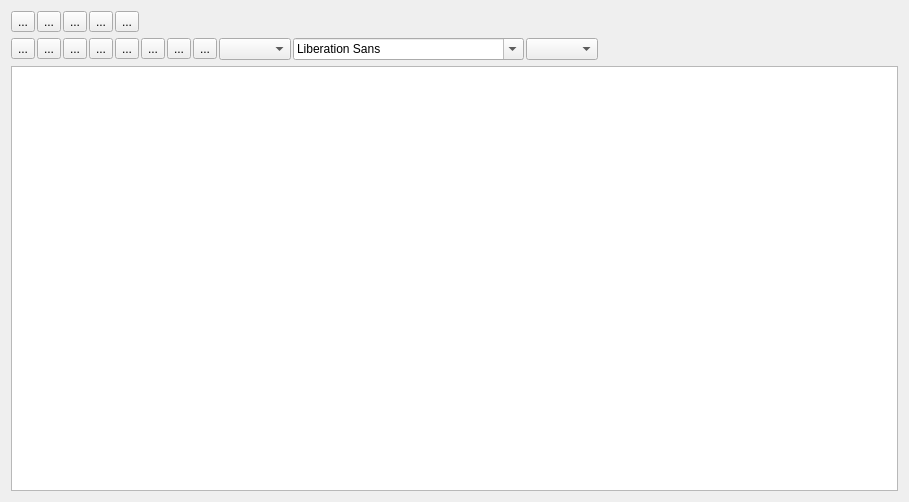
<ui version="4.0" >
 <class>IDiaryEditWidget</class>
 <widget class="QWidget" name="IDiaryEditWidget" >
  <property name="geometry" >
   <rect>
    <x>0</x>
    <y>0</y>
    <width>909</width>
    <height>502</height>
   </rect>
  </property>
  <property name="windowTitle" >
   <string>Form</string>
  </property>
  <layout class="QVBoxLayout" >
   <item>
    <layout class="QHBoxLayout" >
     <property name="spacing" >
      <number>2</number>
     </property>
     <item>
      <widget class="QToolButton" name="toolUndo" >
       <property name="text" >
        <string>...</string>
       </property>
       <property name="iconSize" >
        <size>
         <width>24</width>
         <height>24</height>
        </size>
       </property>
      </widget>
     </item>
     <item>
      <widget class="QToolButton" name="toolRedo" >
       <property name="text" >
        <string>...</string>
       </property>
       <property name="iconSize" >
        <size>
         <width>24</width>
         <height>24</height>
        </size>
       </property>
      </widget>
     </item>
     <item>
      <widget class="QToolButton" name="toolCut" >
       <property name="text" >
        <string>...</string>
       </property>
       <property name="iconSize" >
        <size>
         <width>24</width>
         <height>24</height>
        </size>
       </property>
      </widget>
     </item>
     <item>
      <widget class="QToolButton" name="toolCopy" >
       <property name="text" >
        <string>...</string>
       </property>
       <property name="iconSize" >
        <size>
         <width>24</width>
         <height>24</height>
        </size>
       </property>
      </widget>
     </item>
     <item>
      <widget class="QToolButton" name="toolPaste" >
       <property name="text" >
        <string>...</string>
       </property>
       <property name="iconSize" >
        <size>
         <width>24</width>
         <height>24</height>
        </size>
       </property>
      </widget>
     </item>
     <item>
      <spacer>
       <property name="orientation" >
        <enum>Qt::Horizontal</enum>
       </property>
       <property name="sizeHint" >
        <size>
         <width>40</width>
         <height>20</height>
        </size>
       </property>
      </spacer>
     </item>
    </layout>
   </item>
   <item>
    <layout class="QHBoxLayout" >
     <property name="spacing" >
      <number>2</number>
     </property>
     <item>
      <widget class="QToolButton" name="toolBold" >
       <property name="text" >
        <string>...</string>
       </property>
       <property name="iconSize" >
        <size>
         <width>24</width>
         <height>24</height>
        </size>
       </property>
      </widget>
     </item>
     <item>
      <widget class="QToolButton" name="toolItalic" >
       <property name="text" >
        <string>...</string>
       </property>
       <property name="iconSize" >
        <size>
         <width>24</width>
         <height>24</height>
        </size>
       </property>
      </widget>
     </item>
     <item>
      <widget class="QToolButton" name="toolUnder" >
       <property name="text" >
        <string>...</string>
       </property>
       <property name="iconSize" >
        <size>
         <width>24</width>
         <height>24</height>
        </size>
       </property>
      </widget>
     </item>
     <item>
      <widget class="QToolButton" name="toolLeft" >
       <property name="text" >
        <string>...</string>
       </property>
       <property name="iconSize" >
        <size>
         <width>24</width>
         <height>24</height>
        </size>
       </property>
      </widget>
     </item>
     <item>
      <widget class="QToolButton" name="toolCenter" >
       <property name="text" >
        <string>...</string>
       </property>
       <property name="iconSize" >
        <size>
         <width>24</width>
         <height>24</height>
        </size>
       </property>
      </widget>
     </item>
     <item>
      <widget class="QToolButton" name="toolRight" >
       <property name="text" >
        <string>...</string>
       </property>
       <property name="iconSize" >
        <size>
         <width>24</width>
         <height>24</height>
        </size>
       </property>
      </widget>
     </item>
     <item>
      <widget class="QToolButton" name="toolBlock" >
       <property name="text" >
        <string>...</string>
       </property>
       <property name="iconSize" >
        <size>
         <width>24</width>
         <height>24</height>
        </size>
       </property>
      </widget>
     </item>
     <item>
      <widget class="QToolButton" name="toolColor" >
       <property name="text" >
        <string>...</string>
       </property>
       <property name="iconSize" >
        <size>
         <width>24</width>
         <height>24</height>
        </size>
       </property>
      </widget>
     </item>
     <item>
      <widget class="QComboBox" name="comboStyle" />
     </item>
     <item>
      <widget class="QFontComboBox" name="comboFont" />
     </item>
     <item>
      <widget class="QComboBox" name="comboSize" />
     </item>
     <item>
      <spacer>
       <property name="orientation" >
        <enum>Qt::Horizontal</enum>
       </property>
       <property name="sizeHint" >
        <size>
         <width>40</width>
         <height>20</height>
        </size>
       </property>
      </spacer>
     </item>
    </layout>
   </item>
   <item>
    <widget class="QTextEdit" name="textEdit" />
   </item>
  </layout>
 </widget>
 <resources/>
 <connections/>
</ui>
